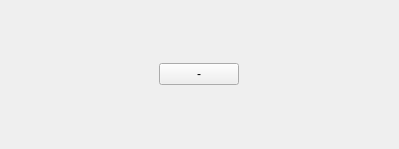
<?xml version="1.0" encoding="UTF-8"?>
<ui version="4.0">
 <class>ButtonsWidget</class>
 <widget class="QWidget" name="ButtonsWidget">
  <property name="geometry">
   <rect>
    <x>0</x>
    <y>0</y>
    <width>399</width>
    <height>149</height>
   </rect>
  </property>
  <property name="windowTitle">
   <string>Form</string>
  </property>
  <property name="styleSheet">
   <string notr="true"/>
  </property>
  <layout class="QHBoxLayout" name="horizontalLayout">
   <item>
    <widget class="QWidget" name="widget" native="true">
     <property name="styleSheet">
      <string notr="true"/>
     </property>
     <layout class="QHBoxLayout" name="horizontalLayout_2">
      <item>
       <widget class="QPushButton" name="remove">
        <property name="sizePolicy">
         <sizepolicy hsizetype="Maximum" vsizetype="Fixed">
          <horstretch>0</horstretch>
          <verstretch>0</verstretch>
         </sizepolicy>
        </property>
        <property name="text">
         <string>-</string>
        </property>
       </widget>
      </item>
     </layout>
    </widget>
   </item>
  </layout>
 </widget>
 <resources/>
 <connections/>
</ui>
